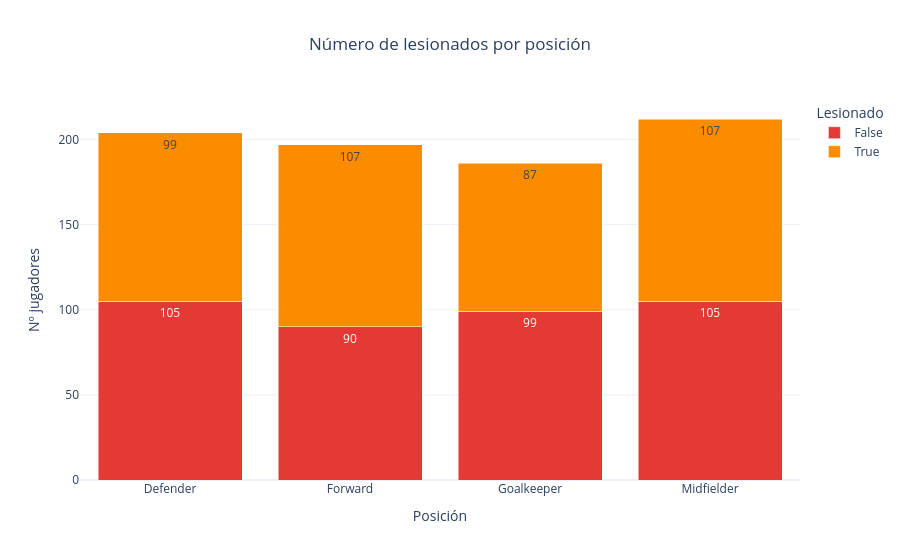

The cell this chart's notebook holds for it:
### Markdown cell above
##### Sacamos por posición tanto el número de jugadores que se han lesionado durante esta temporada como los que no

### Code cell
# Sacamos por posición tanto el número de jugadores que se han lesionado durante esta temporada como los que no.
datos_stacked = df_csv.groupby(['Position', 'Injury_Current_Season']).size().reset_index(name='Count')

# px.bar() con barmode='stack' crea barras APILADAS.
# Diferencia con barras agrupadas:
#   - Agrupadas (barmode='group'): barras lado a lado → compara valores individuales
#   - Apiladas (barmode='stack'): barras una encima de otra → compara totales y composición
# color='Injury_Current_Season'      → cada valor de la columna Injury_Current_Season tiene un color diferente
# color_discrete_map={...} → asignamos colores específicos a cada valor de la columna Injury_Current_Season
fig = px.bar(
    datos_stacked,
    x='Position',
    y='Count',
    color='Injury_Current_Season',
    text='Count',
    barmode='stack',
    title='Número de lesionados por posición',
    labels={'Position': 'Posición', 'Injury_Current_Season': 'Lesionado', 'Count': 'Nº jugadores'},
    color_discrete_map={False: '#E53935', True: '#FB8C00'}
)

# template='plotly_white' aplica un tema visual limpio con fondo blanco.
# Otros templates disponibles: 'plotly', 'plotly_dark', 'seaborn', 'simple_white'
fig.update_layout(template='plotly_white', title_x=0.5)

# fig.show() renderiza el gráfico interactivo.
# Pasa el ratón por cada sección de la barra para ver los valores.
fig.show()

### Figure 1 — Plotly figure (JSON) as saved in the notebook; plotly's stock layout.template omitted (floating-point values rounded to 4 significant figures)
{"data": [{"hovertemplate": "Lesionado=False<br>Posición=%{x}<br>Nº jugadores=%{text}<extra></extra>", "legendgroup": "False", "marker": {"color": "#E53935", "pattern": {"shape": ""}}, "name": "False", "orientation": "v", "showlegend": true, "text": [105.0, 90.0, 99.0, 105.0], "textposition": "auto", "type": "bar", "x": ["Defender", "Forward", "Goalkeeper", "Midfielder"], "xaxis": "x", "y": [105, 90, 99, 105], "yaxis": "y"}, {"hovertemplate": "Lesionado=True<br>Posición=%{x}<br>Nº jugadores=%{text}<extra></extra>", "legendgroup": "True", "marker": {"color": "#FB8C00", "pattern": {"shape": ""}}, "name": "True", "orientation": "v", "showlegend": true, "text": [99.0, 107.0, 87.0, 107.0], "textposition": "auto", "type": "bar", "x": ["Defender", "Forward", "Goalkeeper", "Midfielder"], "xaxis": "x", "y": [99, 107, 87, 107], "yaxis": "y"}], "layout": {"barmode": "stack", "legend": {"title": {"text": "Lesionado"}, "tracegroupgap": 0}, "title": {"text": "Número de lesionados por posición", "x": 0.5}, "xaxis": {"anchor": "y", "domain": [0, 1], "title": {"text": "Posición"}}, "yaxis": {"anchor": "x", "domain": [0, 1], "title": {"text": "Nº jugadores"}}}}
